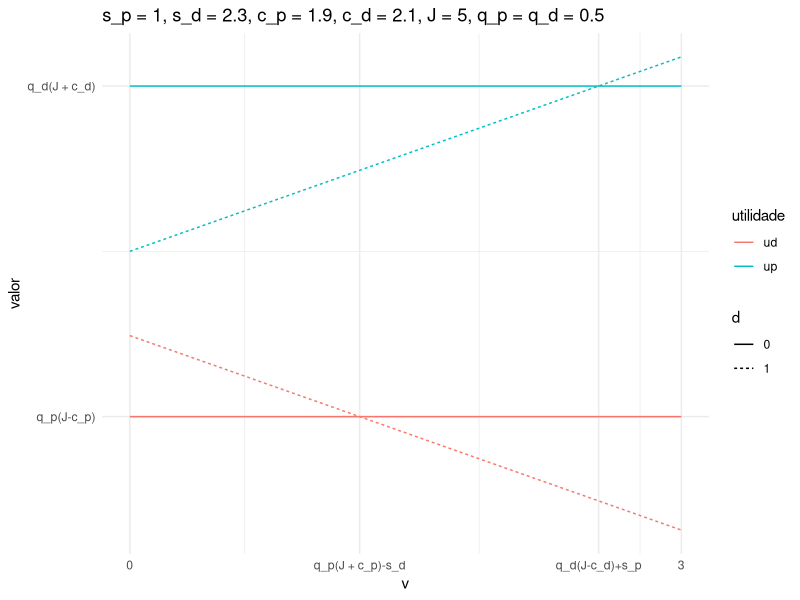

This chart was generated by the following R code:
## ---- chunk 1
knitr::opts_chunk$set(echo = TRUE)
## ---- chunk 2
library(tidyverse)

s_p = 1
s_d = 2.3
c_p = 1.9
c_d = 2.1
q_p = 0.5
q_d = 0.5
J = 5

utilidade_p <- function(v, d){
  d*(v-s_p) + (1-d)*q_p*(J - c_p)
}

utilidade_d <- function(v, d){
  (-d)*(v+s_d) - (1-d)*q_d*(J+c_d)
}

nome_grafico <- sprintf("s_p = %s, s_d = %s, c_p = %s, c_d = %s, J = %s, q_p = q_d = %s", s_p, s_d, c_p, c_d, J, q_p)

v = rep(seq(0, 3, by = 0.5), 2)
d = rep(c(0,1), length(v)/2)
d <- tibble(v, d) %>% 
  mutate(up = utilidade_p(v, d),
         ud = utilidade_d(v, d))

d %>% 
  gather(utilidade, valor, up, ud) %>% 
  mutate(d = factor(d)) %>% 
  ggplot(aes(x = v, y = valor,
             colour = utilidade, linetype = d)) +
  geom_line() +
  theme_minimal() +
  scale_x_continuous(breaks = c(0, q_d*(J + c_d) - s_d, q_p*(J-c_p)+s_p, 3),
                     labels = c('0', 'q_p(J + c_p)-s_d', 'q_d(J-c_d)+s_p', '3')) +
  scale_y_continuous(breaks = c(q_p*(J-c_p), -q_d*(J+c_d)),
                     labels = c('q_d(J + c_d)', 'q_p(J-c_p)')) +
  ggtitle(nome_grafico)
